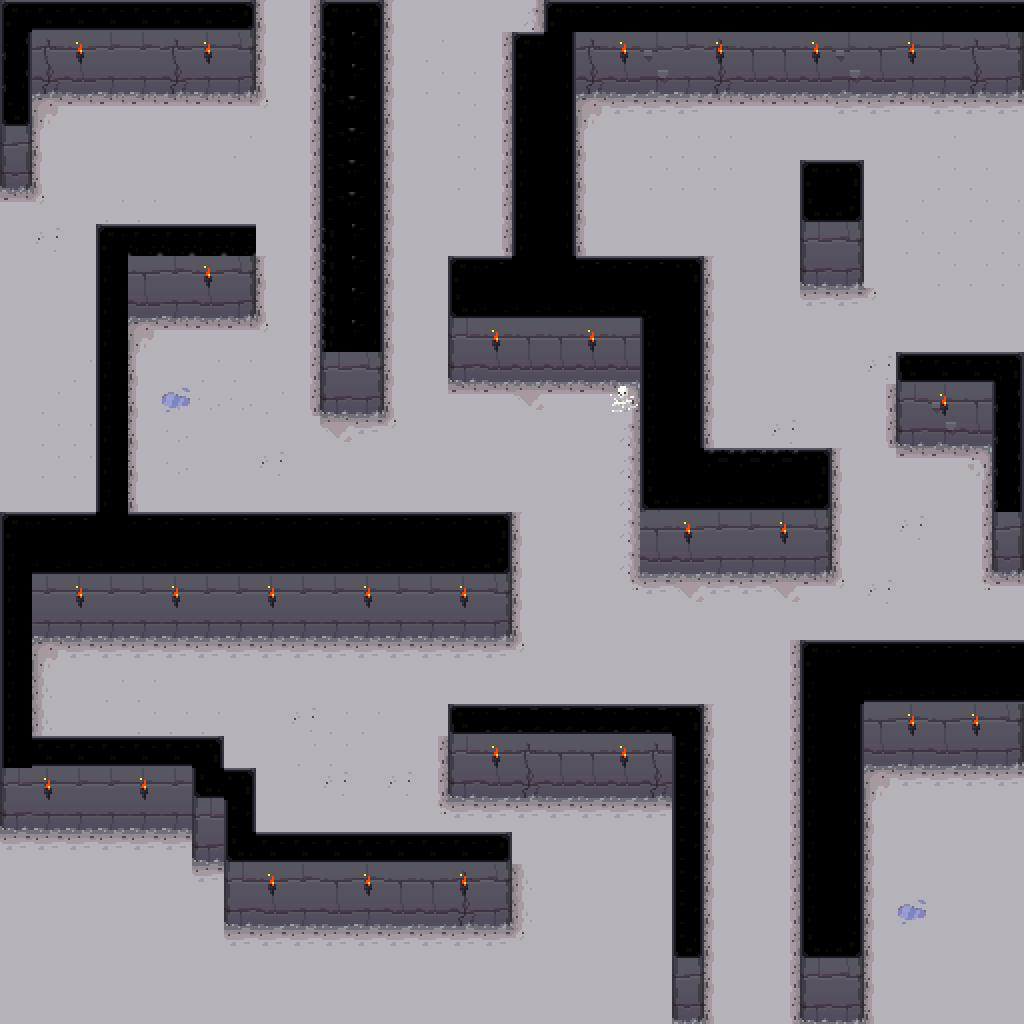

Rendered tile map (Tiled .tmx) drawn with the repository's tilesets; below, a short description and the map source with its tile grids summarised:
An orthogonal 32x32 tile map with 32x32 px tiles, 4 tile layers (Kachelebene 1, walls, objects1, tops) and 286 objects.

<map version="1.0" orientation="orthogonal" renderorder="right-down" width="32" height="32" tilewidth="32" tileheight="32" nextobjectid="321">
 <tileset firstgid="1" name="dungeon tileset calciumtrice" tilewidth="32" tileheight="32">
  <image source="../textures/spritesheets/dungeon tileset calciumtrice.png" trans="a8a8a8" width="960" height="808" />
 </tileset>
 <layer name="Kachelebene 1" width="32" height="32">
  <data>[1024 cells, 1024 non-empty, 15 distinct tile ids]</data>
 </layer>
 <layer name="walls" width="32" height="32">
  <data>[1024 cells, 186 non-empty, 14 distinct tile ids]</data>
 </layer>
 <layer name="objects1" width="32" height="32">
  <data>[1024 cells, 29 non-empty, 3 distinct tile ids]</data>
 </layer>
 <layer name="tops" width="32" height="32">
  <data>[1024 cells, 224 non-empty, 23 distinct tile ids]</data>
 </layer>
 <objectgroup name="collider">
  <object id="10" x="576" y="64" width="448" height="32" />
  <object id="11" x="576" y="32" width="448" height="32" />
  <object id="12" x="608" y="32" height="32" />
  <object id="13" x="608" y="64" height="32" />
  <object id="14" x="640" y="32" height="64" />
  <object id="15" x="672" y="32" height="64" />
  <object id="16" x="704" y="32" height="64" />
  <object id="17" x="736" y="32" height="64" />
  <object id="18" x="768" y="32" height="64" />
  <object id="19" x="800" y="64" height="32" />
  <object id="20" x="800" y="32" height="32" />
  <object id="21" x="832" y="32" height="64" />
  <object id="22" x="864" y="32" height="64" />
  <object id="23" x="896" y="64" height="32" />
  <object id="25" x="896" y="32" height="32" />
  <object id="26" x="928" y="64" width="32" />
  <object id="27" x="928" y="64" height="32" />
  <object id="28" x="960" y="64" height="32" />
  <object id="29" x="992" y="64" height="32" />
  <object id="30" x="992" y="32" height="32" />
  <object id="31" x="960" y="32" height="32" />
  <object id="32" x="928" y="32" height="32" />
  <object id="33" x="832" y="256" width="32" height="32" />
  <object id="35" x="800" y="224" width="64" height="32" />
  <object id="36" x="832" y="224" height="32" />
  <object id="37" x="800" y="288" width="32" />
  <object id="38" x="800" y="256" width="32" height="32" />
  <object id="39" x="896" y="384" width="96" height="64" />
  <object id="40" x="992" y="512" width="32" height="64" />
  <object id="41" x="864" y="704" width="160" height="64" />
  <object id="42" x="896" y="384" width="96" height="32" />
  <object id="43" x="928" y="384" height="64" />
  <object id="44" x="960" y="384" height="64" />
  <object id="45" x="992" y="544" width="32" />
  <object id="46" x="640" y="512" width="192" height="64" />
  <object id="47" x="672" y="512" width="128" height="64" />
  <object id="48" x="704" y="512" width="64" height="64" />
  <object id="49" x="640" y="512" width="192" height="32" />
  <object id="50" x="736" y="512" height="64" />
  <object id="51" x="448" y="320" width="192" height="64" />
  <object id="52" x="448" y="352" width="192" />
  <object id="53" x="608" y="320" height="64" />
  <object id="54" x="576" y="320" height="64" />
  <object id="55" x="544" y="320" height="64" />
  <object id="56" x="512" y="320" height="64" />
  <object id="57" x="480" y="320" height="64" />
  <object id="58" x="320" y="352" width="64" height="64" />
  <object id="59" x="352" y="352" height="64" />
  <object id="60" x="320" y="384" width="64" />
  <object id="61" x="128" y="256" width="128" height="64" />
  <object id="62" x="128" y="288" width="128" />
  <object id="63" x="160" y="256" height="64" />
  <object id="64" x="192" y="256" height="64" />
  <object id="65" x="224" y="288" height="32" />
  <object id="68" x="224" y="256" height="32" />
  <object id="69" x="32" y="32" width="224" height="64" />
  <object id="70" x="32" y="64" width="224" />
  <object id="71" x="64" y="32" height="64" />
  <object id="72" x="96" y="32" height="64" />
  <object id="73" x="128" y="32" height="64" />
  <object id="74" x="160" y="32" height="64" />
  <object id="75" x="192" y="32" height="64" />
  <object id="76" x="224" y="32" height="64" />
  <object id="77" x="0" y="128" width="32" height="64" />
  <object id="78" x="0" y="160" width="32" />
  <object id="79" x="32" y="576" width="480" height="64" />
  <object id="81" x="32" y="608" width="480" height="32" />
  <object id="82" x="64" y="576" width="416" height="64" />
  <object id="83" x="96" y="576" width="352" height="64" />
  <object id="84" x="128" y="576" width="288" height="64" />
  <object id="85" x="160" y="576" width="224" height="64" />
  <object id="86" x="192" y="576" width="160" height="64" />
  <object id="87" x="224" y="576" width="96" height="64" />
  <object id="88" x="256" y="608" width="32" height="32" />
  <object id="89" x="256" y="608" width="32" />
  <object id="90" x="256" y="576" width="32" height="32" />
  <object id="91" x="448" y="736" width="224" height="64" />
  <object id="92" x="224" y="864" width="32" height="32" />
  <object id="93" x="256" y="896" width="32" height="32" />
  <object id="94" x="224" y="896" width="32" height="32" />
  <object id="95" x="256" y="864" width="32" height="32" />
  <object id="96" x="288" y="896" width="32" height="32" />
  <object id="97" x="320" y="896" width="32" height="32" />
  <object id="98" x="384" y="896" width="32" height="32" />
  <object id="99" x="352" y="896" width="32" height="32" />
  <object id="100" x="416" y="896" width="32" height="32" />
  <object id="101" x="480" y="896" width="32" height="32" />
  <object id="102" x="448" y="896" width="32" height="32" />
  <object id="103" x="416" y="864" width="32" height="32" />
  <object id="104" x="448" y="864" width="32" height="32" />
  <object id="105" x="480" y="864" width="32" height="32" />
  <object id="106" x="384" y="864" width="32" height="32" />
  <object id="107" x="352" y="864" width="32" height="32" />
  <object id="108" x="320" y="864" width="32" height="32" />
  <object id="109" x="288" y="864" width="32" height="32" />
  <object id="110" x="192" y="800" width="32" height="32" />
  <object id="111" x="192" y="832" width="32" height="32" />
  <object id="112" x="0" y="768" width="32" height="32" />
  <object id="113" x="32" y="768" width="32" height="32" />
  <object id="114" x="64" y="768" width="32" height="32" />
  <object id="116" x="0" y="800" width="32" height="32" />
  <object id="117" x="32" y="800" width="32" height="32" />
  <object id="118" x="64" y="800" width="32" height="32" />
  <object id="119" x="128" y="800" width="32" height="32" />
  <object id="120" x="160" y="800" width="32" height="32" />
  <object id="121" x="160" y="768" width="32" height="32" />
  <object id="122" x="128" y="768" width="32" height="32" />
  <object id="123" x="96" y="800" width="32" height="32" />
  <object id="124" x="96" y="768" width="32" height="32" />
  <object id="125" x="448" y="736" width="32" height="32" />
  <object id="126" x="480" y="736" width="32" height="32" />
  <object id="127" x="512" y="736" width="32" height="32" />
  <object id="128" x="544" y="736" width="32" height="32" />
  <object id="129" x="576" y="736" width="32" height="32" />
  <object id="130" x="640" y="736" height="64" />
  <object id="131" x="608" y="768" height="32" />
  <object id="132" x="608" y="768" width="64" />
  <object id="133" x="480" y="768" height="32" />
  <object id="134" x="512" y="768" height="32" />
  <object id="135" x="544" y="768" height="32" />
  <object id="136" x="576" y="768" height="32" />
  <object id="137" x="800" y="960" width="32" height="32" />
  </objectgroup>
</map>
<!-- 164 of 286 objects omitted -->
